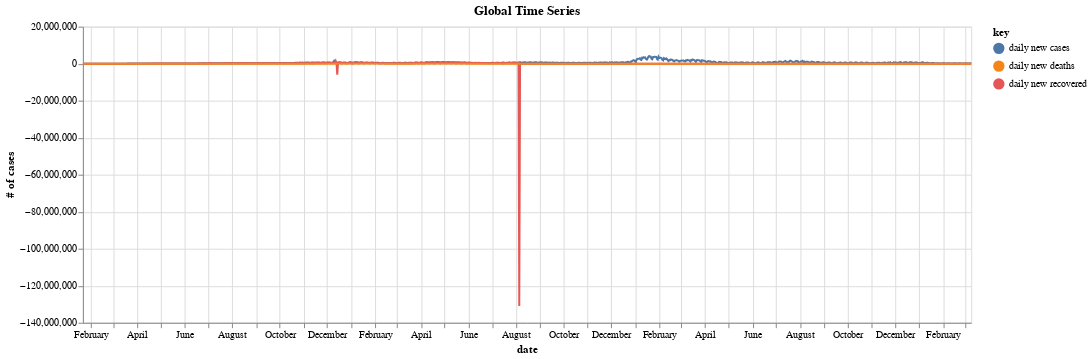

Notebook code cell kept with this figure:
### Code cell
#Plot Altair 6; Global time series chart for daily new cases, recovered, and deaths - version 3 (more fancy selector)

import altair as alt
import pandas as pd
import numpy as np


#declare data and initialization
data = timeseries_final

#specifying form of data; read: https://altair-viz.github.io/user_guide/data.html#long-form-vs-wide-form-data
base = alt.Chart(data).transform_fold(
    ['daily new cases', 'daily new recovered', 'daily new deaths']
)

# Create a selection that chooses the nearest point & selects based on x-value
nearest = alt.selection(type='single', nearest=True, on='mouseover',
                        fields=['date'], empty='none')

# The basic line
line = base.mark_line().encode(
    x='date:T',
    y=alt.Y('value:Q', axis=alt.Axis(title='# of cases')),
    color='key:N',
    
)

# Transparent selectors across the chart. This is what tells us
# the x-value of the cursor
selectors = base.mark_point().encode(
    x='date:T',
    opacity=alt.value(0),
    tooltip=[ alt.Tooltip('yearmonthdate(date)', title="Date")]
).add_selection(
    nearest
)

# Draw points on the line, and highlight based on selection
points = line.mark_point().encode(
    opacity=alt.condition(nearest, alt.value(1), alt.value(0))
)

# Draw text labels near the points, and highlight based on selection
text = line.mark_text(align='left', dx=5, dy=-5).encode(
    text=alt.condition(nearest, 'value:Q', alt.value(' '))
)

# Draw a rule at the location of the selection
rules = alt.Chart(data).mark_rule(color='gray').encode(
    x='date:T',
    
).transform_filter(
    nearest
)

# Put the five layers into a chart and bind the data
chart = alt.layer(
    line, selectors, points, rules, text
).properties(
    width=900, height=300, title='Global Time Series'
)
chart

### Figure 1 — Vega-Lite specification as saved in the notebook (floating-point values rounded to 4 significant figures; data arrays with more than 128 entries replaced by an {"elided": "..."} marker saying what was removed)
{"config": {"view": {"continuousWidth": 300, "continuousHeight": 300}}, "layer": [{"mark": {"type": "line"}, "encoding": {"color": {"field": "key", "type": "nominal"}, "x": {"field": "date", "type": "temporal"}, "y": {"axis": {"title": "# of cases"}, "field": "value", "type": "quantitative"}}, "transform": [{"fold": ["daily new cases", "daily new recovered", "daily new deaths"]}]}, {"mark": {"type": "point"}, "encoding": {"opacity": {"value": 0}, "tooltip": [{"field": "date", "timeUnit": "yearmonthdate", "title": "Date", "type": "temporal"}], "x": {"field": "date", "type": "temporal"}}, "name": "view_1", "transform": [{"fold": ["daily new cases", "daily new recovered", "daily new deaths"]}]}, {"mark": {"type": "point"}, "encoding": {"color": {"field": "key", "type": "nominal"}, "opacity": {"condition": {"param": "param_1", "value": 1, "empty": false}, "value": 0}, "x": {"field": "date", "type": "temporal"}, "y": {"axis": {"title": "# of cases"}, "field": "value", "type": "quantitative"}}, "transform": [{"fold": ["daily new cases", "daily new recovered", "daily new deaths"]}]}, {"mark": {"type": "rule", "color": "gray"}, "encoding": {"x": {"field": "date", "type": "temporal"}}, "transform": [{"filter": {"param": "param_1", "empty": false}}]}, {"mark": {"type": "text", "align": "left", "dx": 5, "dy": -5}, "encoding": {"color": {"field": "key", "type": "nominal"}, "text": {"condition": {"param": "param_1", "empty": false, "field": "value", "type": "quantitative"}, "value": " "}, "x": {"field": "date", "type": "temporal"}, "y": {"axis": {"title": "# of cases"}, "field": "value", "type": "quantitative"}}, "transform": [{"fold": ["daily new cases", "daily new recovered", "daily new deaths"]}]}], "data": {"name": "data-ee39b06071fc8f47d5c1a77ae95bd1a4"}, "height": 300, "params": [{"name": "param_1", "select": {"type": "point", "fields": ["date"], "nearest": true, "on": "mouseover"}, "views": ["view_1"]}], "title": "Global Time Series", "width": 900, "$schema": "https://vega.github.io/schema/vega-lite/v5.16.3.json", "datasets": {"data-ee39b06071fc8f47d5c1a77ae95bd1a4": {"elided": "1143 records"}}}
